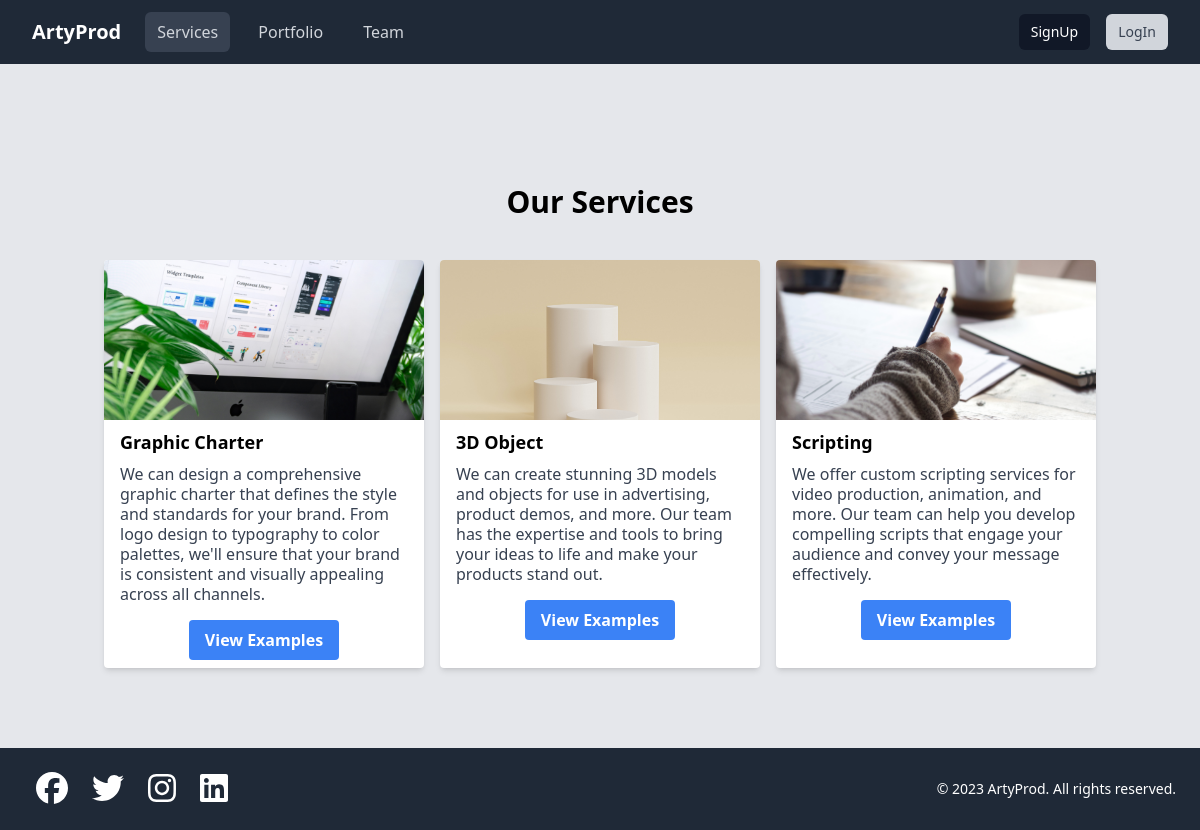
Page /services/ on the committed database.
### core/models.py (models this page shows, shortened)
class Service(models.Model):
    type = models.CharField(max_length=20)
    description = models.TextField()
    image = models.ImageField(upload_to='media/services', blank=True, null=True)

### core/views.py (the view)
# urls.py: path('services/', services, name='services'),
def services(request):
    services = Service.objects.all()
    return render(request, 'core/services.html', {'services' : services})

### core/templates/core/services.html
{% extends 'core/base.html' %} {% block title %} Services {% endblock title %}
{% block content %}
<div class="container mx-auto px-4">
  <h1 class="text-center text-3xl font-bold mb-10 mt-10">Our Services</h1>
  <div-- class="grid grid-cols-1 md:grid-cols-3 gap-4">
    {% for serv in services %}
      <div class="bg-white rounded shadow-md">
        <img class="w-full h-40 object-cover rounded-t" src="{{serv.image.url}}" alt="Graphic Charter">
        <div class="px-4 py-2">
          <h2 class="text-lg font-bold mb-2">{{serv.type}}</h2>
          <p class="text-gray-700 leading-tight mb-4">{{serv.description}}</p>
          <div class="text-center">
            <a href="/portfolio/{{serv.type}}" class="inline-block bg-blue-500 hover:bg-blue-700 text-white font-bold py-2 px-4 rounded">View Examples</a>
          </div>
        </div>
      </div>
    {% endfor %}
  </div>
</div>
{% endblock content %}

### rows in the picture
Service: image (picture), type "Graphic Charter", description "We can design a comprehensive graphic charter that defines the style and standards for your brand. From logo design to typography to color palettes, we'll ensure that your brand is consistent and visually appealing across all channels."
Service: image (picture), type "3D Object", description "We can create stunning 3D models and objects for use in advertising, product demos, and more. Our team has the expertise and tools to bring your ideas to life and make your products stand out."
Service: image (picture), type "Scripting", description "We offer custom scripting services for video production, animation, and more. Our team can help you develop compelling scripts that engage your audience and convey your message effectively."
